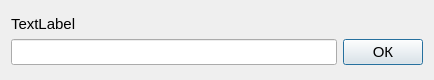
<?xml version="1.0" encoding="UTF-8"?>
<ui version="4.0">
 <class>FormInputValue</class>
 <widget class="QDialog" name="FormInputValue">
  <property name="geometry">
   <rect>
    <x>0</x>
    <y>0</y>
    <width>434</width>
    <height>80</height>
   </rect>
  </property>
  <property name="windowTitle">
   <string>Dialog</string>
  </property>
  <layout class="QVBoxLayout" name="verticalLayout_2">
   <item>
    <layout class="QVBoxLayout" name="verticalLayout">
     <item>
      <spacer name="verticalSpacer_2">
       <property name="orientation">
        <enum>Qt::Vertical</enum>
       </property>
       <property name="sizeHint" stdset="0">
        <size>
         <width>20</width>
         <height>40</height>
        </size>
       </property>
      </spacer>
     </item>
     <item>
      <widget class="QLabel" name="lblCaption">
       <property name="font">
        <font>
         <pointsize>11</pointsize>
        </font>
       </property>
       <property name="text">
        <string>TextLabel</string>
       </property>
      </widget>
     </item>
     <item>
      <layout class="QHBoxLayout" name="horizontalLayout">
       <item>
        <widget class="QLineEdit" name="txtValue">
         <property name="font">
          <font>
           <pointsize>11</pointsize>
          </font>
         </property>
        </widget>
       </item>
       <item>
        <widget class="QPushButton" name="cmdOK">
         <property name="minimumSize">
          <size>
           <width>0</width>
           <height>0</height>
          </size>
         </property>
         <property name="font">
          <font>
           <pointsize>11</pointsize>
          </font>
         </property>
         <property name="text">
          <string>ОК</string>
         </property>
        </widget>
       </item>
      </layout>
     </item>
     <item>
      <spacer name="verticalSpacer">
       <property name="orientation">
        <enum>Qt::Vertical</enum>
       </property>
       <property name="sizeHint" stdset="0">
        <size>
         <width>20</width>
         <height>40</height>
        </size>
       </property>
      </spacer>
     </item>
    </layout>
   </item>
  </layout>
 </widget>
 <resources/>
 <connections/>
</ui>
